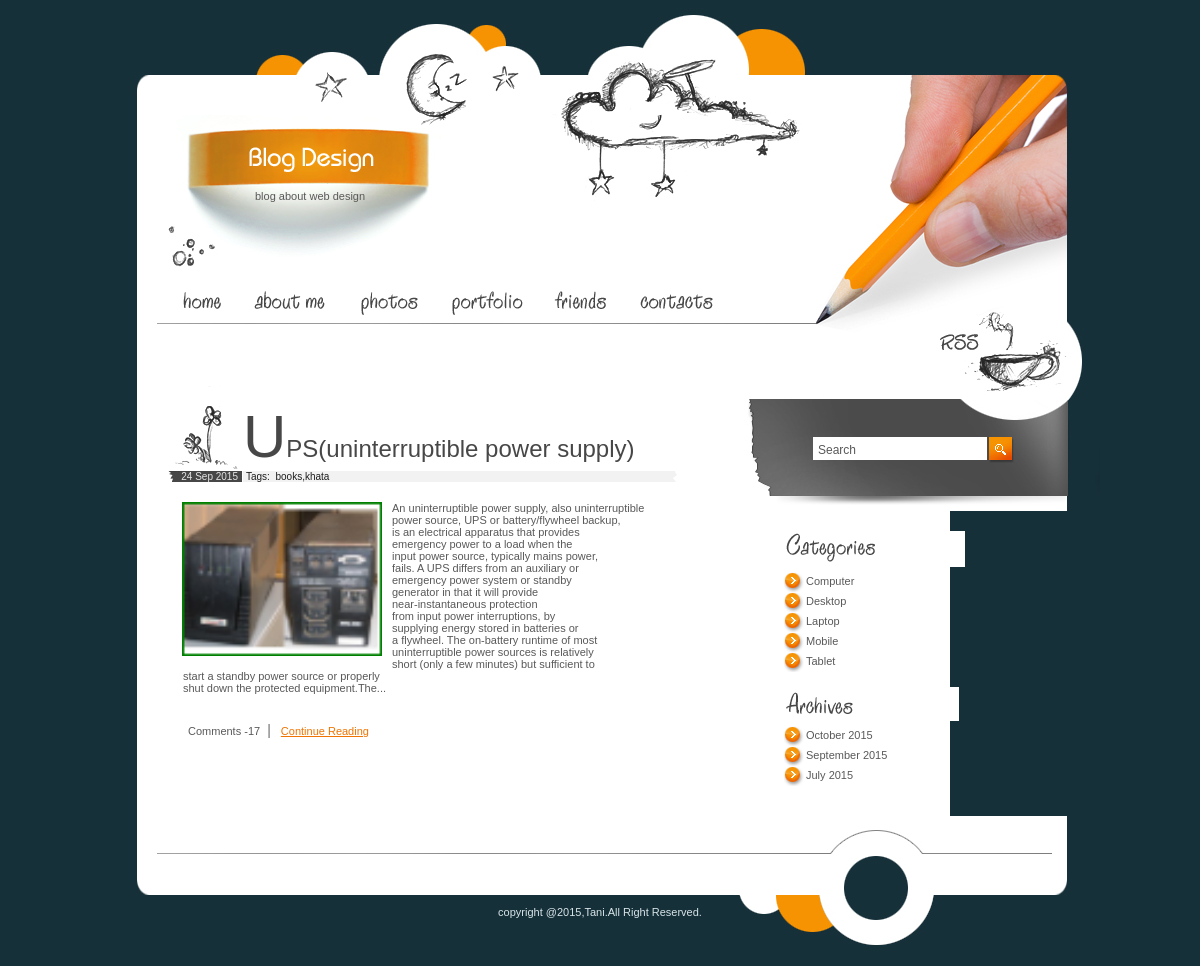
Screenshot of /archives.php?date=2015-09 with the database file from the repository.
### tables this page shows
CREATE TABLE IF NOT EXISTS `tbl_post` (
  `post_id` int(11) NOT NULL AUTO_INCREMENT,
  `post_title` varchar(250) NOT NULL,
  `post_description` text NOT NULL,
  `post_image` varchar(250) NOT NULL,
  `cat_id` int(11) NOT NULL,
  `tag_id` varchar(255) NOT NULL,
  `post_date` varchar(255) NOT NULL,
  `year` varchar(4) NOT NULL,
  `month` varchar(2) NOT NULL,
  `post_timestamp` varchar(255) NOT NULL,
  PRIMARY KEY (`post_id`)
);

CREATE TABLE IF NOT EXISTS `tbl_category` (
  `cat_id` int(11) NOT NULL AUTO_INCREMENT,
  `cat_name` varchar(256) NOT NULL,
  PRIMARY KEY (`cat_id`)
);

CREATE TABLE IF NOT EXISTS `tbl_footer` (
  `id` int(11) NOT NULL AUTO_INCREMENT,
  `description` text NOT NULL,
  PRIMARY KEY (`id`)
);

### archives.php (the view, shortened to what this page needs)
	<?php
if(!isset($_REQUEST['date'])) {
	header("location: index.php");
}
else {
	$date1 = $_REQUEST['date'];
	$year1 = substr($date1,0,4);
	$month1 = substr($date1,5,2);
}
?>
<?php include('header.php'); ?>
<?php
include "config.php";
			$limit = 5;
			$page = @$_GET['page'];
			if($page)
				$start = ($page - 1) * $limit;
			else
				$start = 0;
			$statement = $db->prepare("SELECT * FROM tbl_post WHERE year=? AND month=? ORDER BY post_id DESC LIMIT $start, $limit");
			$statement->execute(array($year1,$month1));
			$result = $statement->fetchAll(PDO::FETCH_ASSOC);
				foreach($result as $row){
					?>
					<div class="post">
				<h2><?php echo $row['post_title']?></h2>
				<div>
				<span class="date">
				<?php
				$post_date=$row['post_date'];
				$day=substr($post_date,8,2);
				$month=substr($post_date,5,2);
				$year=substr($post_date,0,4);
				if($month=='09'){$month="Sep";}
				echo $day.' '.$month.' '.$year ;
				?>
				</span>
				<span class="categories">
				Tags:&nbsp;
				<?php
				$arr=explode(",",$row['tag_id']);
				$count_arr=count(explode(",",$row['tag_id']));
				$k=0;
				for($j=0;$j<$count_arr;$j++)
				{
					$statement1=$db->prepare("SELECT * FROM tbl_tag WHERE tag_id=?");
					$statement1->execute(array($arr[$j]));
					$result1=$statement1->fetchAll(PDO::FETCH_ASSOC);
					foreach($result1 as $row1){
					$arr1[$k]=$row1['tag_name'];
					}
					$k++;
				}
				$tag_names=implode(",",$arr1);
				echo $tag_names;
				?>
				</span>
				</div>
				<div class="description">
					<img src="uploads/<?php echo $row['post_image']; ?>" alt="" width="200" style="float:left;"/>
					<?php
					$pieces=explode(" ",$row['post_description']);
					$final_words=implode(" ",array_splice($pieces,0,80));
					$final_words=$final_words.'...';
					?>
					<?php echo $final_words;?>
				</div>
				<p class="comments">Comments -17<span>|</span>   <a href="index2.php?id=<?php echo $row['post_id'];?>">Continue Reading</a></p>
			</div>
					<?php
					}
				?>
				<div class="pagination">
				</div>
		<?php include('footer.php');?>

### footer.php (shortened to what this page needs)
</div>
		<div id="sidebar">
		    <div id="search">
				<input type="text" value="Search"> <a href="#"><img src="images/go.gif" alt="" width="26" height="26" /></a>
			</div>
			<div class="list">
				<img src="images/title1.gif" alt="" width="186" height="36" />
				<ul>
					<?php
				include('config.php');
				$statement=$db->prepare("SELECT * FROM tbl_category ORDER BY cat_name ASC");
				$statement->execute();
				$result=$statement->fetchAll(PDO::FETCH_ASSOC);
				foreach($result as $row){
								?>
								<li><a href="category.php?id=<?php echo $row['cat_id'];?>"><?php echo $row['cat_name'];?></a></li>
									<?php
									}
					?>
				</ul>
				<img src="images/title2.gif" alt="" width="180" height="34" />
					<?php
					$j=0;
				include('config.php');
				$statement=$db->prepare("SELECT distinct(post_date) FROM tbl_post ORDER BY post_date  DESC");
				$statement->execute();
				$result=$statement->fetchAll(PDO::FETCH_ASSOC);
				foreach($result as $row){
								$ym=substr($row['post_date'],0,7);
								$arr_date[$j]=$ym;
								$j++;
									}
									$result=array_unique($arr_date);
									$final_val=implode(",",$result);
									$final_arr_date=explode(",",$final_val);
									$final_arr_date_count=count(explode(",",$final_val)) ;
					?>
				<ul>
				<?php
				for($j=0;$j<$final_arr_date_count;$j++)
									{
													$month=substr($final_arr_date[$j],5,2);
													$year=substr($final_arr_date[$j],0,4);
													if($month=='07'){$month_full="July";}
													if($month=='09'){$month_full="September";}
													if($month=='10'){$month_full="October";}
													?>
													<li>
												<a href="archives.php?date=<?php echo $final_arr_date[$j];?>"><?php echo $month_full.'  '.$year."<br>";?></a>
													</li>
													<?php
														}
											?>
				</ul>
			</div>
		</div>
	</div>
	<div id="footer">
		<p>
		 <?php
			include('config.php');
			$statement=$db->prepare("SELECT * FROM tbl_footer WHERE id=1");
			$statement->execute();
			$result=$statement->fetchAll(PDO::FETCH_ASSOC);
			foreach($result as $row){
								echo $row['description'];
								}
		 ?>
		</p>
	</div>
</body>
</html>

### style.css (style rules this page uses)
* { margin:0px; padding:0px; }
img { border:0px }
html { width:100%; height:100%; background-color:#163039; }
body { background-image: url("images/bg.gif"); background-position: left top; background-repeat: repeat-y; margin: 0 200px 0 100px; position: relative; width: 850px; }
html > body { height:auto; min-height:100%; }
#footer { height:150px; position:absolute; bottom:0px; background-image:url(images/footer_bg.jpg); background-position:top left; background-repeat:no-repeat; width:1000px; font-family:Tahoma, sans-serif; font-size:11px; color:#D8E4E8; }
#footer p { width:100%; text-align:center; padding:90px 0 0 0 }
#sidebar { width:356px; float:left }
.post { padding:0 0 35px 0; overflow:hidden; width:532px; float:left; }
.post h2 { font-family:Arial, Helvetica, sans-serif; font-size:24px; color:#474747; font-weight:normal; display:block; padding:15px 0 0 75px; / line-height:70px; background-image:url(images/h_bg.jpg); background-position:bottom left; background-repeat:no-repeat; }
.post h2:first-letter { font-size:60px; }
.date { display:block; float:left; background-image:url(images/date_bg.gif); background-position:top left; background-repeat:no-repeat; width:70px; text-align:right; font-family:Arial, Helvetica, sans-serif; font-size:10px; color:#E6E5E5; padding:0 4px 0 0 }
.categories { display:block; float:left; background-image:url(images/categories_bg.gif); background-position:top left; background-repeat:no-repeat; width:454px; font-family:Arial, Helvetica, sans-serif; font-size:10px; color:#1D1D1D; padding:0 0 0 4px }
.description { width:500px; padding:20px 0 0 0; float:left; margin:0 0 15px 0; }
.post .description img { float:left; padding:0 10px 10px 14px; margin:0px; }
.post .description p { padding: 0 0 0 15px; }
.comments { display:block; float:left; line-height:17px; padding:5px 0 0 18px; }
.comments a { color:#F07402; text-decoration:underline }
.comments span { font-size:14px; color:#6E6E6E; padding:0 7px; line-height:17px; }
#search { background-image:url(images/search_bg.jpg); background-position:top left; background-repeat:no-repeat; width:356px; height:124px; margin:0 0 20px 0 }
#search input { width:169px; height:20px; border:0px; line-height:15px; font-family:Arial, Helvetica, sans-serif; font-size:12px; color:#595959; margin:50px 0 0 69px; padding:3px 0 0 5px; float:left }
#search a { display:block; float:left; margin:50px 0 0 2px }
.list { padding:0 0 15px 35px; }
.list ul { width:290px; overflow:hidden; padding:5px 0 15px 5px }
.list li { background-image: url("images/bullet.gif"); background-position: left top; background-repeat: no-repeat; float: left; height: 15px; line-height: 15px; list-style-type: none; padding: 0 0 5px 22px; width: 133px; }
.list a { font-family:Arial, Helvetica, sans-serif; font-size:11px; color:#595959; text-decoration:none; }
.post p { width:511px; padding:13px 0 0 20px; }
div.pagination { padding: 3px; margin: 3px; z-index: 1000; font-size: 14px; margin-bottom: 20px; }

### rows the page displays
tbl_post: post_title "UPS(uninterruptible power supply)", post_date "24", post_date "Sep", post_date "2015", tag_names "books,khata", post_image (picture), final_words "An uninterruptible power supply, also uninterruptible power source, UPS or battery/flywheel backup, is an electrical apparatus that provides emergency power to a load when the input power source, typically mains power, fails. A UPS differs from an auxiliary or emergency power system or standby generator in that it will provide near-instantaneous protection from input power interruptions, by supplying energy stored in batteries or a flywheel. The on-battery runtime of most uninterruptible power sources is relatively short (only a few minutes) but sufficient to start a standby power source or properly shut down the protected equipment.The..."
tbl_category: cat_name "Computer"
tbl_category: cat_name "Desktop"
tbl_category: cat_name "Laptop"
tbl_category: cat_name "Mobile"
tbl_category: cat_name "Tablet"
tbl_footer: description "copyright @2015,Tani.All Right Reserved."

### other values shown
$month_full "October"
$year "2015"
$month_full "September"
$month_full "July"
